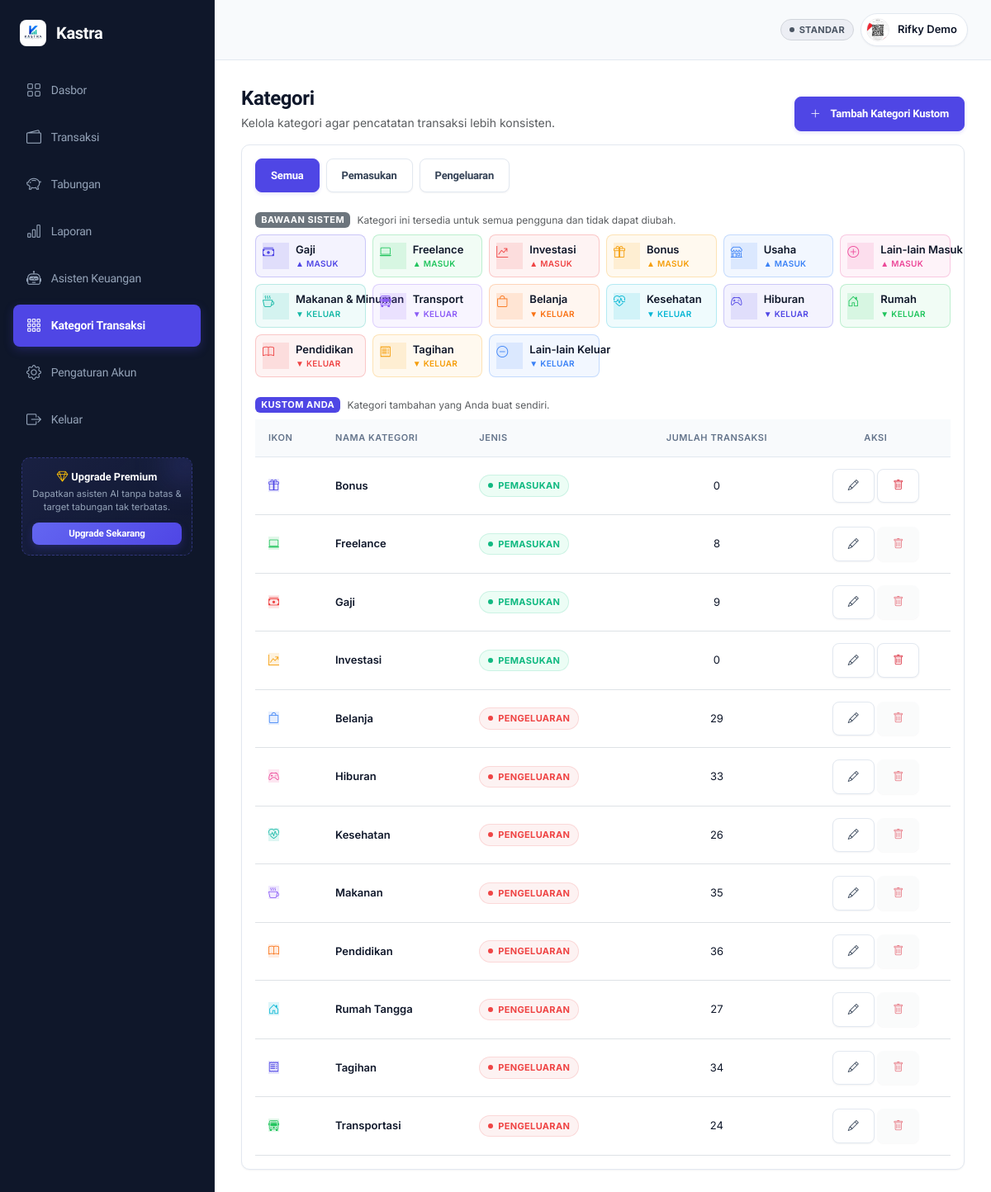
The app's page /user/kategori.php (signed in) with its own data.
### tables this page shows
CREATE TABLE `kategori` (
  `id_kategori` int(11) NOT NULL,
  `id_user` int(11) NOT NULL,
  `nama_kategori` varchar(100) NOT NULL,
  `jenis` enum('pemasukan','pengeluaran') NOT NULL,
  `is_default` tinyint(1) NOT NULL DEFAULT 0,
  `icon` varchar(50) DEFAULT NULL
);

### config/app.php (called while the page is built, shortened)
<?php
$berkas_dotenv = __DIR__ . '/../.env';
return [
    'app_env' => getenv('APP_ENV'),
    'base_url' => rtrim((string) getenv('APP_BASE_URL'), '/') . '/',
    'database' => [
        'host' => getenv('DB_HOST'),
        'nama_db' => getenv('DB_NAME'),
        'username_db' => getenv('DB_USER'),
        'password_db' => getenv('DB_PASS'),
        'charset' => getenv('DB_CHARSET') ?: 'utf8mb4',
    ],
    'ai' => [
        'api_key_deepseek' => getenv('DEEPSEEK_API_KEY'),
        'timeout' => getenv('AI_TIMEOUT') ?: 30,
    ],
    'mail' => [
        'from_email' => getenv('MAIL_FROM_EMAIL'),
        'from_name' => getenv('MAIL_FROM_NAME'),
        'transport' => getenv('MAIL_TRANSPORT'),
        'smtp_host' => getenv('MAIL_SMTP_HOST'),
        'smtp_port' => (int) getenv('MAIL_SMTP_PORT'),
        'smtp_username' => getenv('MAIL_SMTP_USERNAME'),
        'smtp_password' => getenv('MAIL_SMTP_PASSWORD'),
        'smtp_encryption' => getenv('MAIL_SMTP_ENCRYPTION'),
        'smtp_timeout' => (int) getenv('MAIL_SMTP_TIMEOUT'),
    ],
    'pakasir' => [
        'base_url' => getenv('PAKASIR_BASE_URL'),
        'project_slug' => getenv('PAKASIR_PROJECT'),
        'api_key' => getenv('PAKASIR_API_KEY'),
        'webhook_token' => getenv('PAKASIR_WEBHOOK_TOKEN'),
        'integration_mode' => getenv('PAKASIR_MODE'),
        'payment_method' => getenv('PAKASIR_METHOD'),
        'qris_only' => true,
        'simulate_mode' => false,
    ],
];

### config/fungsi.php (called while the page is built, shortened)
<?php
function base_url(): string
{
    global $konfigurasi_aplikasi;
    if (!empty($konfigurasi_aplikasi['base_url'])) {
        return (string) $konfigurasi_aplikasi['base_url'];
    }
    return '/';
}
function url(string $jalur = ''): string
{
    $basis = rtrim(base_url(), '/');
    return $basis . '/' . ltrim($jalur, '/');
}
function h($teks): string
{
    return htmlspecialchars((string) $teks, ENT_QUOTES, 'UTF-8');
}

### user/kategori.php (the view, shortened to what this page needs)
<?php
require_once __DIR__ . '/../config/database.php';
require_once __DIR__ . '/../config/fungsi.php';
$id_user = (int) $_SESSION['id_user'];
$KATEGORI_DEFAULT_SISTEM = [
    ['nama_kategori' => 'Gaji',             'jenis' => 'pemasukan',   'icon' => 'bi-cash-stack'],
    ['nama_kategori' => 'Freelance',        'jenis' => 'pemasukan',   'icon' => 'bi-laptop'],
    ['nama_kategori' => 'Investasi',        'jenis' => 'pemasukan',   'icon' => 'bi-graph-up-arrow'],
    ['nama_kategori' => 'Bonus',            'jenis' => 'pemasukan',   'icon' => 'bi-gift'],
    ['nama_kategori' => 'Usaha',            'jenis' => 'pemasukan',   'icon' => 'bi-shop'],
    ['nama_kategori' => 'Lain-lain Masuk',  'jenis' => 'pemasukan',   'icon' => 'bi-plus-circle'],
    ['nama_kategori' => 'Makanan & Minuman','jenis' => 'pengeluaran', 'icon' => 'bi-cup-hot'],
    ['nama_kategori' => 'Transport',        'jenis' => 'pengeluaran', 'icon' => 'bi-bus-front'],
    ['nama_kategori' => 'Belanja',          'jenis' => 'pengeluaran', 'icon' => 'bi-bag'],
    ['nama_kategori' => 'Kesehatan',        'jenis' => 'pengeluaran', 'icon' => 'bi-heart-pulse'],
    ['nama_kategori' => 'Hiburan',          'jenis' => 'pengeluaran', 'icon' => 'bi-controller'],
    ['nama_kategori' => 'Rumah',            'jenis' => 'pengeluaran', 'icon' => 'bi-house-door'],
    ['nama_kategori' => 'Pendidikan',       'jenis' => 'pengeluaran', 'icon' => 'bi-book'],
    ['nama_kategori' => 'Tagihan',          'jenis' => 'pengeluaran', 'icon' => 'bi-receipt'],
    ['nama_kategori' => 'Lain-lain Keluar', 'jenis' => 'pengeluaran', 'icon' => 'bi-dash-circle'],
];
function ambil_kategori(PDO $koneksi, int $id_user, string $jenis_filter = 'semua'): array
{
    try {
        $where_default = 'AND k.is_default = 0';
        $sql = "SELECT k.*, COALESCE(jumlah.jumlah_transaksi, 0) AS jumlah_transaksi
                FROM kategori k
                LEFT JOIN (
                    SELECT kategori, COUNT(*) AS jumlah_transaksi
                    FROM transaksi
                    WHERE id_user = :id_user_jumlah
                    GROUP BY kategori
                ) jumlah ON jumlah.kategori = k.nama_kategori
                WHERE k.id_user = :id_user {$where_default}";
        $parameter = ['id_user_jumlah' => $id_user, 'id_user' => $id_user];
        $sql .= ' ORDER BY k.jenis ASC, k.nama_kategori ASC';
        $query = $koneksi->prepare($sql);
        $query->execute($parameter);
        return $query->fetchAll();
    } catch (Throwable $e) {
        $sql = "SELECT k.*, COALESCE(jumlah.jumlah_transaksi, 0) AS jumlah_transaksi
                FROM kategori k
                LEFT JOIN (
                    SELECT kategori, COUNT(*) AS jumlah_transaksi
                    FROM transaksi
                    WHERE id_user = :id_user_jumlah
                    GROUP BY kategori
                ) jumlah ON jumlah.kategori = k.nama_kategori
                WHERE k.id_user = :id_user";
        $parameter = ['id_user_jumlah' => $id_user, 'id_user' => $id_user];
        if ($jenis_filter !== 'semua') {
            $sql .= ' AND k.jenis = :jenis';
            $parameter['jenis'] = $jenis_filter;
        }
        $sql .= ' ORDER BY k.jenis ASC, k.nama_kategori ASC';
        $query = $koneksi->prepare($sql);
        $query->execute($parameter);
        return $query->fetchAll();
    }
}
$kategori_aktif = $_GET['jenis'] ?? 'semua';
$data_kategori        = ambil_kategori($koneksi, $id_user, $kategori_aktif);
$data_kategori_default = $KATEGORI_DEFAULT_SISTEM;
$map_icon = [
    'makanan'    => 'bi-cup-hot',
    'transport'  => 'bi-bus-front',
    'belanja'    => 'bi-bag',
    'gaji'       => 'bi-cash-stack',
    'freelance'  => 'bi-laptop',
    'kesehatan'  => 'bi-heart-pulse',
    'hiburan'    => 'bi-controller',
    'rumah'      => 'bi-house-door',
    'investasi'  => 'bi-graph-up-arrow',
    'bonus'      => 'bi-gift',
    'pendidikan' => 'bi-book',
    'tagihan'    => 'bi-receipt',
];
$warna_icon = ['#4f46e5', '#22c55e', '#ef4444', '#f59e0b', '#3b82f6', '#ec4899', '#14b8a6', '#8b5cf6', '#f97316', '#06b6d4'];
function resolveIcon(string $nama, array $map, string $defaultIcon = 'bi-tag'): string {
    $nama_lower = strtolower($nama);
    foreach ($map as $kunci => $icon) {
        if (strpos($nama_lower, $kunci) !== false) {
            return $icon;
        }
    }
    return $defaultIcon;
}
include __DIR__ . '/../partials/header.php';
include __DIR__ . '/../partials/sidebar.php';
include __DIR__ . '/../partials/topbar.php';
?>
<div class="d-flex justify-content-between align-items-end flex-wrap gap-2 mb-3">
  <div>
    <h2 class="mb-1" style="font-size:24px;">Kategori</h2>
    <p class="text-muted mb-0">Kelola kategori agar pencatatan transaksi lebih konsisten.</p>
  </div>
  <button class="btn btn-utama" data-bs-toggle="modal" data-bs-target="#modalKategori" data-mode="tambah">
    <i class="bi bi-plus-lg me-1"></i>Tambah Kategori Kustom
  </button>
</div>
<div class="card-modern p-3">
  <div class="tabs-scroll d-flex gap-2 flex-wrap mb-4">
    <a href="<?= url('user/kategori.php?jenis=semua') ?>" class="btn <?= $kategori_aktif==='semua' ? 'btn-utama' : 'btn-light' ?>">Semua</a>
    <a href="<?= url('user/kategori.php?jenis=pemasukan') ?>" class="btn <?= $kategori_aktif==='pemasukan' ? 'btn-utama' : 'btn-light' ?>">Pemasukan</a>
    <a href="<?= url('user/kategori.php?jenis=pengeluaran') ?>" class="btn <?= $kategori_aktif==='pengeluaran' ? 'btn-utama' : 'btn-light' ?>">Pengeluaran</a>
  </div>
  <div class="mb-4">
    <div class="d-flex align-items-center gap-2 mb-2">
      <span class="badge bg-secondary" style="font-size:11px; letter-spacing:.5px;">BAWAAN SISTEM</span>
      <span class="text-muted" style="font-size:12px;">Kategori ini tersedia untuk semua pengguna dan tidak dapat diubah.</span>
    </div>
    <div class="row g-2">
      <?php foreach ($data_kategori_default as $idx => $item): ?>
        <?php
          $warna = $warna_icon[$idx % count($warna_icon)];
          $ikon  = $item['icon'] ?: resolveIcon($item['nama_kategori'], $map_icon);
        ?>
        <div class="col-6 col-sm-4 col-md-3 col-lg-2">
          <div class="d-flex align-items-center gap-2 p-2 rounded-3 border border-dashed"
               style="background:<?= h($warna) ?>10; border-color:<?= h($warna) ?>40 !important;">
            <span class="icon-kategori flex-shrink-0"
                  style="background:<?= h($warna) ?>20; color:<?= h($warna) ?>; width:32px; height:32px; font-size:14px;">
              <i class="bi <?= h($ikon) ?>"></i>
            </span>
            <div class="min-w-0">
              <div class="fw-semibold text-truncate" style="font-size:13px;"><?= h($item['nama_kategori']) ?></div>
              <div style="font-size:10px; color:<?= h($warna) ?>; font-weight:600; letter-spacing:.3px;"><?= $item['jenis'] === 'pemasukan' ? '▲ MASUK' : '▼ KELUAR' ?></div>
            </div>
          </div>
        </div>
      <?php endforeach; ?>
    </div>
  </div>
  <div class="d-flex align-items-center gap-2 mb-2">
    <span class="badge" style="background:#4f46e5; font-size:11px; letter-spacing:.5px;">KUSTOM ANDA</span>
    <span class="text-muted" style="font-size:12px;">Kategori tambahan yang Anda buat sendiri.</span>
  </div>
  <?php if (count($data_kategori) === 0): ?>
    <div class="text-center py-4 rounded-3" style="background:#f8f9ff; border:2px dashed #e0e0f0;">
      <div class="icon-btn mx-auto mb-2" style="opacity:.5;"><i class="bi bi-grid-3x3-gap"></i></div>
      <h6 class="mb-1" style="color:#888;">Belum ada kategori kustom</h6>
      <p class="text-muted mb-3" style="font-size:13px;">Tambah kategori baru jika kategori bawaan sistem belum sesuai dengan kebutuhan Anda.</p>
      <button class="btn btn-utama btn-sm" data-bs-toggle="modal" data-bs-target="#modalKategori" data-mode="tambah">
        <i class="bi bi-plus-lg me-1"></i>Tambah Kategori Kustom
      </button>
    </div>
  <?php else: ?>
    <div class="table-responsive">
      <table class="table table-clean align-middle mb-0">
        <thead>
          <tr>
            <th>Ikon</th>
            <th>Nama Kategori</th>
            <th>Jenis</th>
            <th class="text-center">Jumlah Transaksi</th>
            <th class="text-center">Aksi</th>
          </tr>
        </thead>
        <tbody>
          <?php foreach ($data_kategori as $index => $item): ?>
            <?php
              $ikon   = resolveIcon($item['nama_kategori'], $map_icon);
              $warna  = $warna_icon[$index % count($warna_icon)];
            ?>
            <tr>
              <td>
                <span class="icon-kategori" style="background:<?= h($warna) ?>22; color:<?= h($warna) ?>;">
                  <i class="bi <?= h($ikon) ?>"></i>
                </span>
              </td>
              <td class="fw-semibold"><?= h($item['nama_kategori']) ?></td>
              <td>
                <span class="badge-status <?= $item['jenis'] === 'pemasukan' ? 'badge-masuk' : 'badge-keluar' ?>">
                  <?= h(ucfirst($item['jenis'])) ?>
                </span>
              </td>
              <td class="text-center"><?= (int) $item['jumlah_transaksi'] ?></td>
              <td class="text-center">
                <button type="button" class="btn btn-sm btn-light tombol-edit-kategori"
                        data-bs-toggle="modal" data-bs-target="#modalKategori"
                        data-id="<?= (int) $item['id_kategori'] ?>"
                        data-nama="<?= h($item['nama_kategori']) ?>"
                        data-jenis="<?= h($item['jenis']) ?>"
                        title="Edit">
                  <i class="bi bi-pencil"></i>
                </button>
                <form method="post" class="d-inline" onsubmit="return konfirmasiHapus('Yakin ingin menghapus kategori ini?')">
                  <button class="btn btn-sm btn-light" title="Hapus" <?= (int)$item['jumlah_transaksi'] > 0 ? 'disabled title="Masih digunakan transaksi"' : '' ?>>
                    <i class="bi bi-trash text-danger"></i>
                  </button>
                </form>
              </td>
            </tr>
          <?php endforeach; ?>
        </tbody>
      </table>
    </div>
  <?php endif; ?>
</div>
<?php include __DIR__ . '/../partials/footer.php'; ?>

### records on screen
kategori: nama_kategori "Gaji", shows "▲ MASUK", jenis "PEMASUKAN", jumlah_transaksi "9"
kategori: nama_kategori "Freelance", shows "▲ MASUK", jenis "PEMASUKAN", jumlah_transaksi "8"
kategori: nama_kategori "Investasi", shows "▲ MASUK", jenis "PEMASUKAN", jumlah_transaksi "0"
kategori: nama_kategori "Bonus", shows "▲ MASUK", jenis "PEMASUKAN", jumlah_transaksi "0"
kategori: nama_kategori "Belanja", shows "▼ KELUAR", jenis "PENGELUARAN", jumlah_transaksi "29"
kategori: nama_kategori "Kesehatan", shows "▼ KELUAR", jenis "PENGELUARAN", jumlah_transaksi "26"
kategori: nama_kategori "Hiburan", shows "▼ KELUAR", jenis "PENGELUARAN", jumlah_transaksi "33"
kategori: nama_kategori "Pendidikan", shows "▼ KELUAR", jenis "PENGELUARAN", jumlah_transaksi "36"
kategori: nama_kategori "Tagihan", shows "▼ KELUAR", jenis "PENGELUARAN", jumlah_transaksi "34"
kategori: nama_kategori "Makanan", jenis "PENGELUARAN", jumlah_transaksi "35"
kategori: nama_kategori "Rumah Tangga", jenis "PENGELUARAN", jumlah_transaksi "27"
kategori: nama_kategori "Transportasi", jenis "PENGELUARAN", jumlah_transaksi "24"

### other values on screen
$nama_pengguna "Rifky Demo"
$item['nama_kategori'] "Usaha"
$item['nama_kategori'] "Lain-lain Masuk"
$item['nama_kategori'] "Makanan & Minuman"
$item['nama_kategori'] "Transport"
$item['nama_kategori'] "Rumah"
$item['nama_kategori'] "Lain-lain Keluar"
